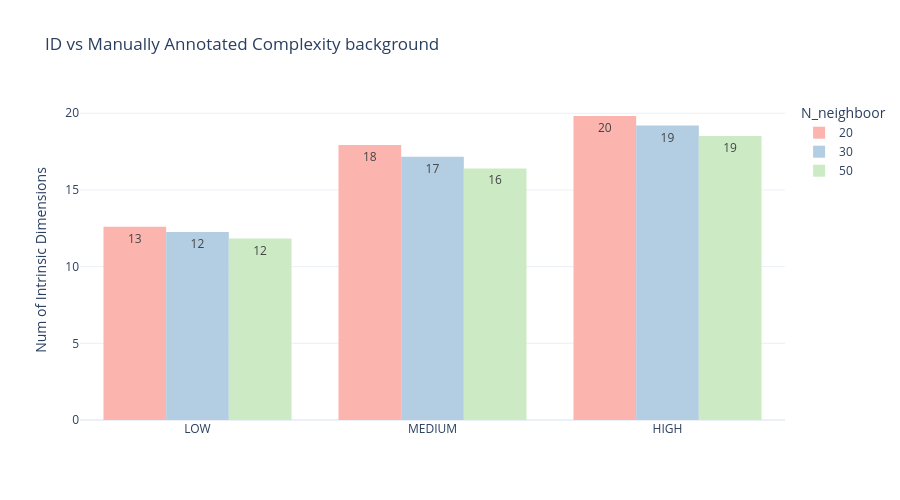

The code cell stored with this chart in its notebook:
### Code cell
## plot 
fig = px.histogram(
    df_melted,
    x="Group",          # categories on x-axis
    y="Value",          # numeric values on y-axis
    color="N_neighboor",
    barmode="group",
  ##  orientation="v",
    text_auto='.2s',
    color_discrete_sequence=px.colors.qualitative.Pastel1,  # palette
    title="ID vs Manually Annotated Complexity background",
)

fig.update_layout(
    xaxis_title=None,
    yaxis_title="Num of Intrinsic Dimensions",
    template="plotly_white",
    width=900,
    height=500
)

fig.show()

### Figure 1 — Plotly figure (JSON) as saved in the notebook; plotly's stock layout.template omitted (floating-point values rounded to 4 significant figures)
{"data": [{"alignmentgroup": "True", "bingroup": "x", "histfunc": "sum", "hovertemplate": "N_neighboor=20<br>Group=%{x}<br>sum of Value=%{y}<extra></extra>", "legendgroup": "20", "marker": {"color": "rgb(251,180,174)", "pattern": {"shape": ""}}, "name": "20", "offsetgroup": "20", "orientation": "v", "showlegend": true, "texttemplate": "%{value:.2s}", "type": "histogram", "x": ["LOW", "MEDIUM", "HIGH"], "xaxis": "x", "y": [12.61, 17.92, 19.82], "yaxis": "y"}, {"alignmentgroup": "True", "bingroup": "x", "histfunc": "sum", "hovertemplate": "N_neighboor=30<br>Group=%{x}<br>sum of Value=%{y}<extra></extra>", "legendgroup": "30", "marker": {"color": "rgb(179,205,227)", "pattern": {"shape": ""}}, "name": "30", "offsetgroup": "30", "orientation": "v", "showlegend": true, "texttemplate": "%{value:.2s}", "type": "histogram", "x": ["LOW", "MEDIUM", "HIGH"], "xaxis": "x", "y": [12.26, 17.16, 19.2], "yaxis": "y"}, {"alignmentgroup": "True", "bingroup": "x", "histfunc": "sum", "hovertemplate": "N_neighboor=50<br>Group=%{x}<br>sum of Value=%{y}<extra></extra>", "legendgroup": "50", "marker": {"color": "rgb(204,235,197)", "pattern": {"shape": ""}}, "name": "50", "offsetgroup": "50", "orientation": "v", "showlegend": true, "texttemplate": "%{value:.2s}", "type": "histogram", "x": ["LOW", "MEDIUM", "HIGH"], "xaxis": "x", "y": [11.83, 16.4, 18.51], "yaxis": "y"}], "layout": {"barmode": "group", "height": 500, "legend": {"title": {"text": "N_neighboor"}, "tracegroupgap": 0}, "title": {"text": "ID vs Manually Annotated Complexity background"}, "width": 900, "xaxis": {"anchor": "y", "domain": [0, 1], "title": {}}, "yaxis": {"anchor": "x", "domain": [0, 1], "title": {"text": "Num of Intrinsic Dimensions"}}}}
